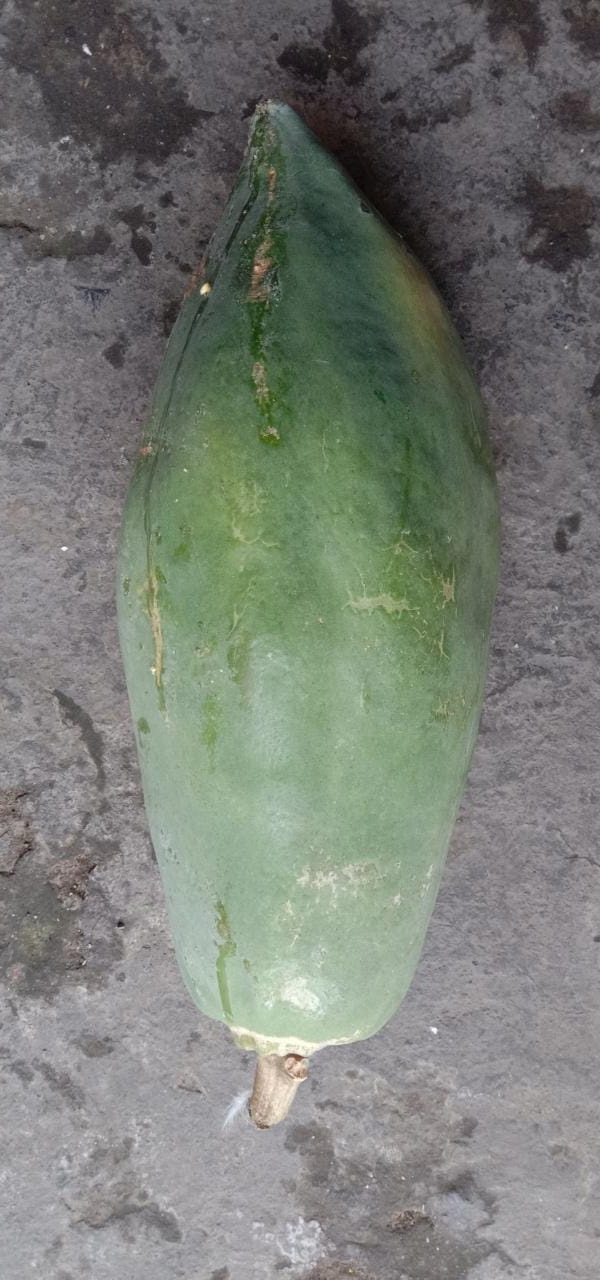
#> input picture pepaya 1.jpeg, 600 x 1280 px
$ jupyter execute '1.RGB2HSV(KNN PEPAYA 1).ipynb'
#> lines starting #> are read from the running program, lines starting #| are printed output that depends on the picture; long printed decimals are rounded
# RGB TO HSV PADA PEPAYA 1

DIMAS PRATIKTO
06.2018.1.06958

[cell 1]
import cv2
import pandas as pd
import numpy as np
from sklearn.neighbors import KNeighborsClassifier
from sklearn import neighbors
from sklearn.neighbors import NearestNeighbors
from sklearn.neighbors import KNeighborsRegressor

[cell 2]
original = cv2. imread('pepaya 1.jpeg')
#> original is the input picture: shape (1280, 600, 3); mean B, G, R 117.3, 124.8, 120.2

[cell 3]
#Resize Gambar
h, w = original.shape[:2]
#> h = 1280; w = 600
new_h, new_w= int(h/2), int(w/2)
#> new_h = 640; new_w = 300
image= cv2.resize(original,(new_w, new_h))

[cell 4]
#Convert RGB KE HSV
hsv= cv2.cvtColor(image, cv2.COLOR_RGB2HSV)
#> hsv: shape (640, 300, 3); mean H, S, V 114, 26.7, 127.9

[cell 5]
#Print Nilai HSV
print(hsv)
#> (printed output is left out)

[cell 6]
#Menampilkan Gambar HSV
cv2.imshow('Gambar HSV', hsv)

[cell 7]
#Menampilkan Gambar Tiap H,S,V
cv2.imshow('H Channel', hsv[: ,: ,0])
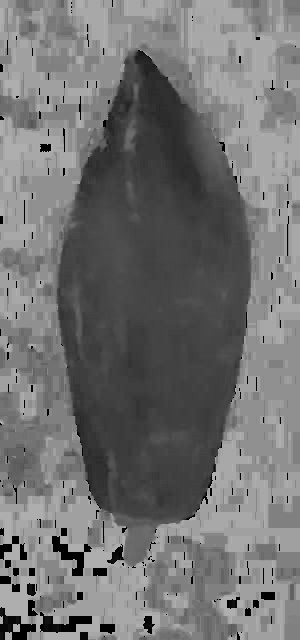
#> window 'H Channel': shape (640, 300); min 0, max 177, mean 114
cv2.imshow('S Channel', hsv[: ,: ,1])
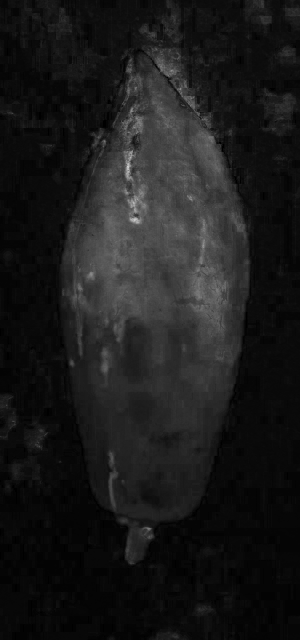
#> window 'S Channel': shape (640, 300); min 0, max 206, mean 26.7
cv2.imshow('V Channel', hsv[: ,: ,2])
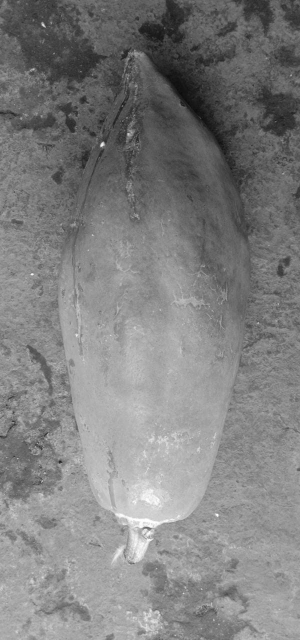
#> window 'V Channel': shape (640, 300); min 12, max 255, mean 127.9
cv2.waitKey(0)
cv2.destroyAllWindows()

[cell 8]
#Memperoleh Nilai Rata-Rata Tiap H,S,V
H = hsv[: ,: ,0]
S = hsv[: ,: ,1]
V = hsv[: ,: ,2]
meanH = np.mean(H)
#> meanH = 114
meanH = float(meanH)
meanS = np.mean(S)
#> meanS = 26.73
meanS = float(meanS)
meanV = np.mean(V)
#> meanV = 127.9
meanV = float(meanV)
print("Nilai Rata-rata H :", meanH,"S: ", meanS,"V: ",meanV)
#| Nilai Rata-rata H : 113.953 S:  26.726 V:  127.924

$ run again, with pepaya 2.jpeg copied over pepaya 1.jpeg
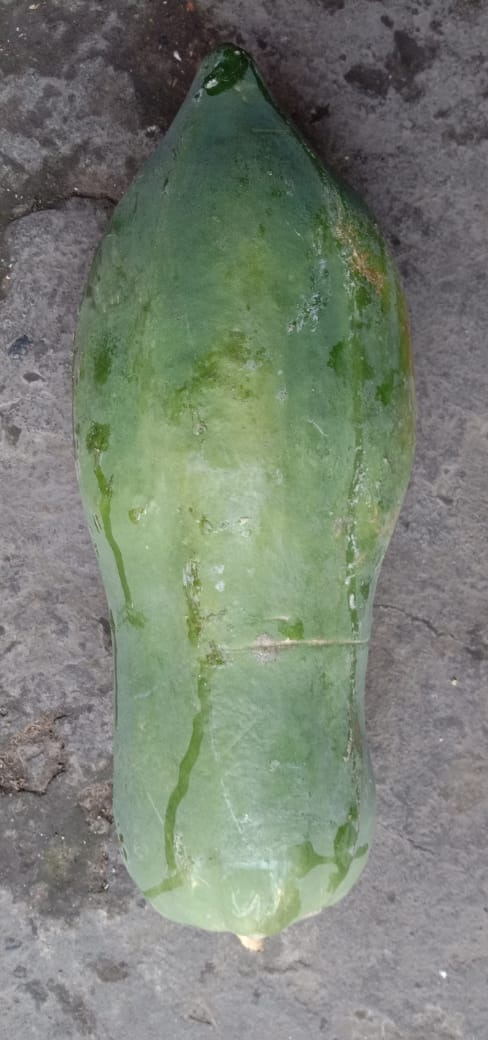
#> input picture pepaya 2.jpeg, 488 x 1040 px
#> original is the input picture: shape (1040, 488, 3); mean B, G, R 115.6, 128.1, 120.1
#> hsv: shape (520, 244, 3); mean H, S, V 104.7, 34, 130.9
#> (printed output is left out)
#> `cv2.imshow('S Channel', hsv[: ,: ,1])`:
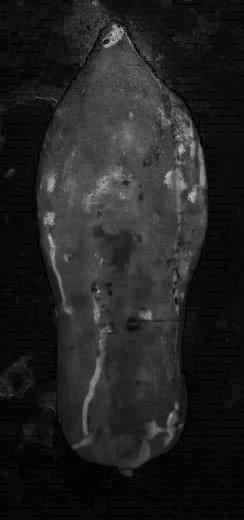
#> window 'S Channel': shape (520, 244); min 0, max 196, mean 34
#> `cv2.imshow('V Channel', hsv[: ,: ,2])`:
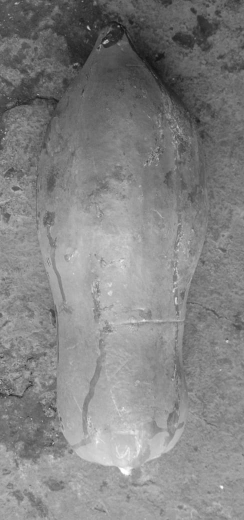
#> window 'V Channel': shape (520, 244); min 17, max 255, mean 130.9
#> meanH = 104.7
#> meanS = 34.04
#> meanV = 130.9
#| Nilai Rata-rata H : 104.700 S:  34.036 V:  130.881

$ run again, with pepaya 3.jpeg copied over pepaya 1.jpeg
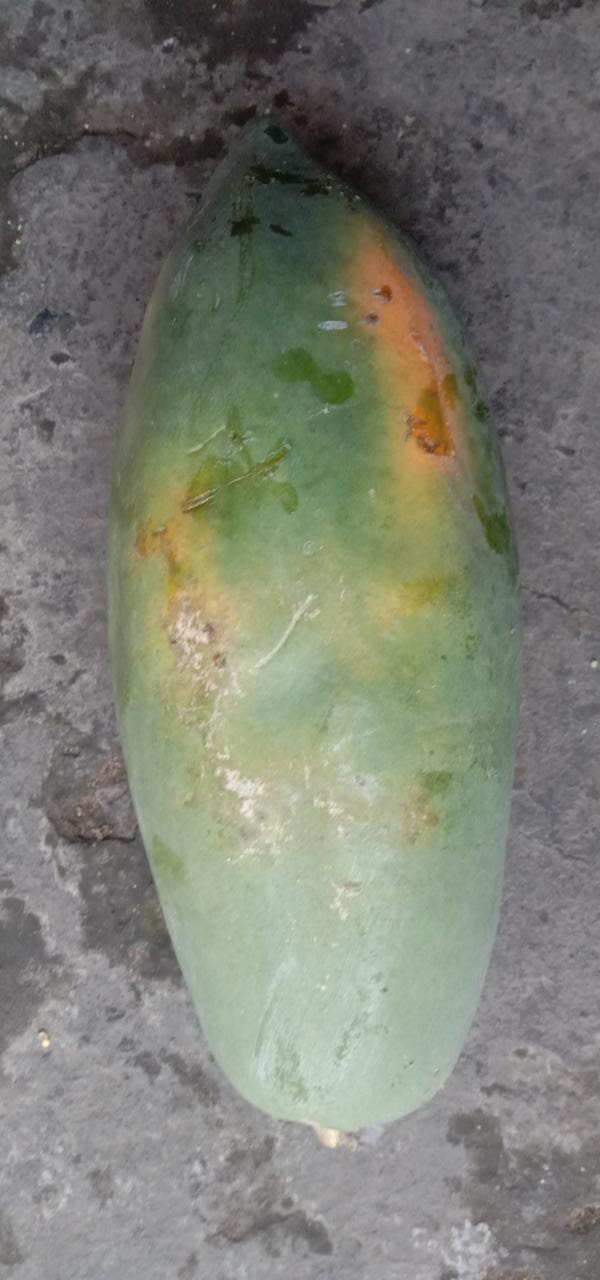
#> input picture pepaya 3.jpeg, 600 x 1280 px
#> original is the input picture: shape (1280, 600, 3); mean B, G, R 115.8, 127.2, 124.5
#> hsv: shape (640, 300, 3); mean H, S, V 100.5, 30.2, 130.6
#> (printed output is left out)
#> `cv2.imshow('S Channel', hsv[: ,: ,1])`:
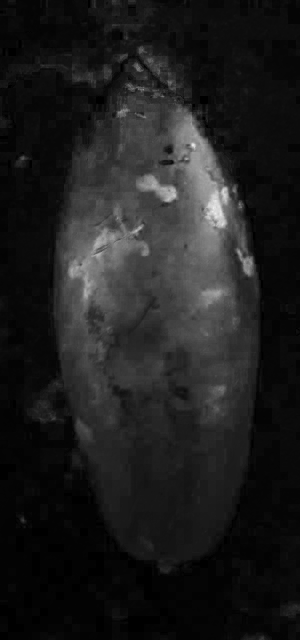
#> window 'S Channel': shape (640, 300); min 0, max 235, mean 30.2
#> `cv2.imshow('V Channel', hsv[: ,: ,2])`:
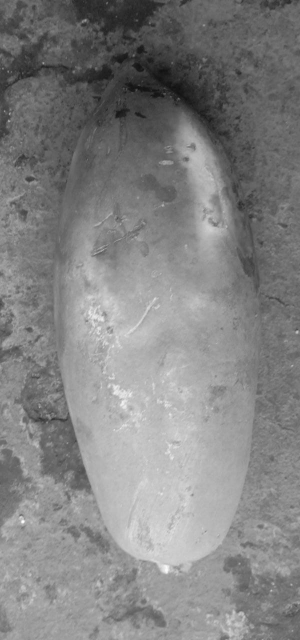
#> window 'V Channel': shape (640, 300); min 17, max 253, mean 130.6
#> meanH = 100.5
#> meanS = 30.23
#> meanV = 130.6
#| Nilai Rata-rata H : 100.478 S:  30.234 V:  130.562

$ run again, with pepaya 4.jpeg copied over pepaya 1.jpeg
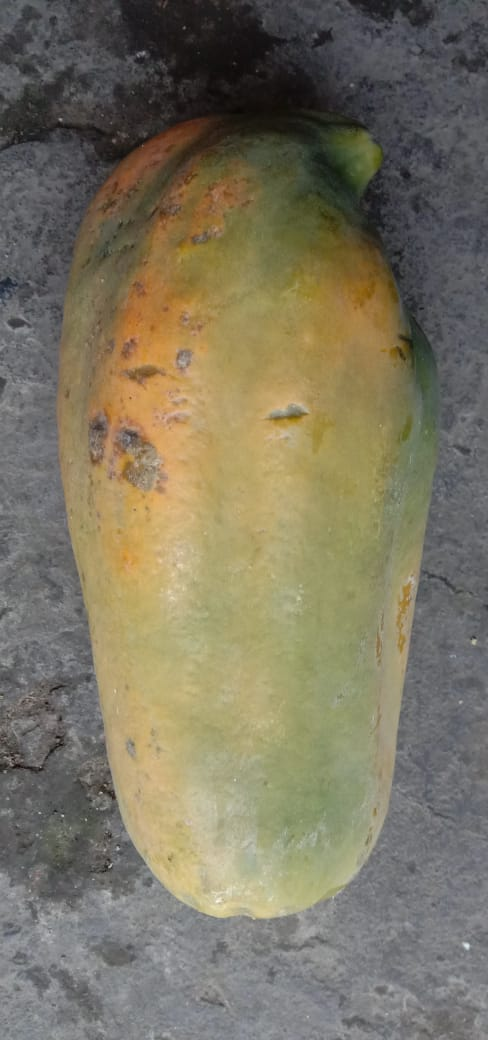
#> input picture pepaya 4.jpeg, 488 x 1040 px
#> original is the input picture: shape (1040, 488, 3); mean B, G, R 97, 117, 123.5
#> hsv: shape (520, 244, 3); mean H, S, V 65.8, 55.2, 126.2
#> (printed output is left out)
#> `cv2.imshow('S Channel', hsv[: ,: ,1])`:
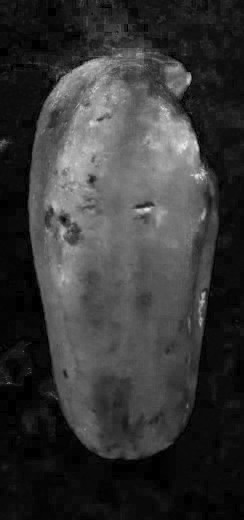
#> window 'S Channel': shape (520, 244); min 0, max 236, mean 55.2
#> `cv2.imshow('V Channel', hsv[: ,: ,2])`:
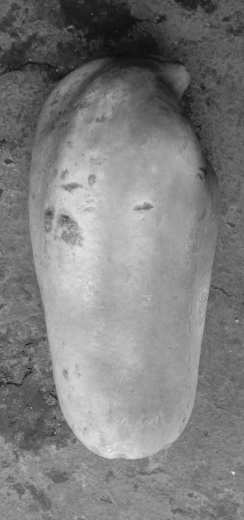
#> window 'V Channel': shape (520, 244); min 11, max 247, mean 126.2
#> meanH = 65.79
#> meanS = 55.21
#> meanV = 126.2
#| Nilai Rata-rata H : 65.788 S:  55.213 V:  126.160
